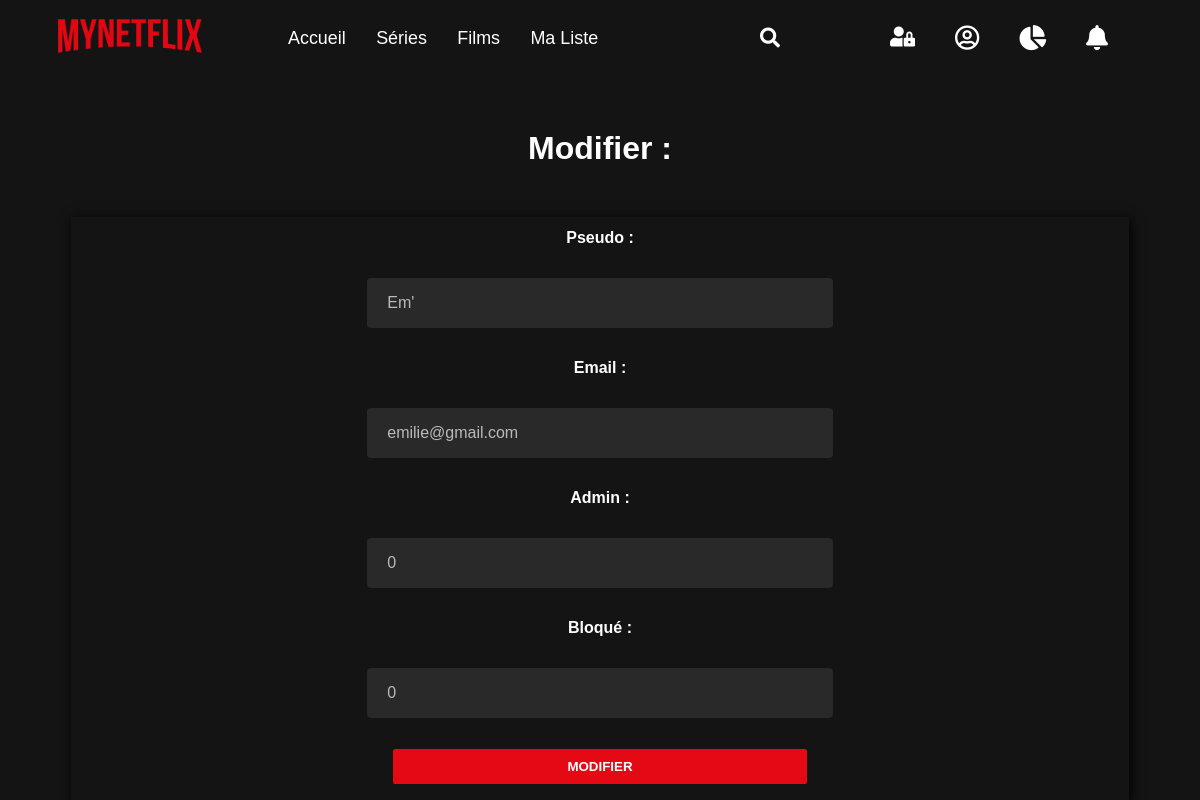
Page /gestion_user.php?action=majUser&id=32 (signed in) on the committed database.
### tables this page shows
CREATE TABLE IF NOT EXISTS `membres` (
  `id` int(11) NOT NULL AUTO_INCREMENT,
  `pseudo` varchar(50) NOT NULL,
  `email` varchar(255) NOT NULL,
  `password` varchar(50) NOT NULL,
  `date_creation` datetime NOT NULL DEFAULT CURRENT_TIMESTAMP,
  `blocked` tinyint(1) NOT NULL DEFAULT '0',
  `admin` tinyint(1) NOT NULL DEFAULT '0',
  PRIMARY KEY (`id`)
);

### gestion_user.php (the view, shortened to what this page needs)
<!DOCTYPE html>
<html lang="fr">
<head>
    <link rel="stylesheet" href="https://cdnjs.cloudflare.com/ajax/libs/font-awesome/5.8.2/css/all.min.css" />
</head>
<body>
<?php
require_once('nav-fonction.php');
echo '<br>';
if(!empty($_GET['action']))
{
    if(!empty($_GET['action'] == "majUser"))
    {
        $id = $_GET['id'];
        $sql = 'SELECT  pseudo, email, admin, blocked FROM membres WHERE id =?';
        $req = $bdd->prepare($sql);
        $req->execute(array($id));
        $ligne = $req->fetch();
        echo "<h1 class='slideInLeft'>Modifier : </h1>";
        echo '<form class="slideInLeft" method="post" action="gestion_user.php?action=majUserOk&id='.$id.'">';
        echo "<table style='border:hidden !important;'>
        <tr style='border:hidden !important; '><td ><b>Pseudo : </b></td></tr>
        <tr style='border:hidden !important; '><td><input type='text' name='pseudo' value=".$ligne['pseudo']."></td><tr>
        <tr style='border:hidden !important; '><td><b>Email : </b></td></tr>
       <tr style='border:hidden   !important; '> <td><input type='email' name='email' value=".$ligne['email']."></td></tr>
       <tr style='border:hidden !important; '><td><b> Admin : </b></td></tr>
       <tr style='border:hidden   !important; '> <td><input type='number' name='admin' value=".$ligne['admin']."></td></tr>
        <tr style='border:hidden !important; '><td><b> Bloqué : </b></td></tr>
        <tr style='border:hidden   !important; '> <td><input type='number' name='blocked' value=".$ligne['blocked']."></td></tr>
        <tr style='border:hidden !important; '><td><button type='submit'>Modifier</button></td></tr>
        </table>
        </form>
        ";
        exit();
    }
}
?>

### gestion_user.php (style rules this page uses)
* { padding : 0; margin:0; box-sizing:border-box; }
button { outline:none; }
body { background-color:#141414; font-family: Arial, Helvetica, sans-serif; }
td { width:15%; border:none; }
table { color:white; width:90%; margin : auto; border-collapse:collapse; box-shadow : 2px 2px 12px rgba(0,0,0,1); }
tr { transition : all .2s ease-in; cursor:pointer; }
th,td { padding:12px; text-align:center; }
h1 { color:white; text-align:center; margin:50px; }
input,textarea { opacity: .7; padding: 16px 20px; margin: 5px 0; border: none; font-size: 16px; color: white; background-color: #333; border-radius: 4px; outline: none; width: 45%; margin: 7px; }
button[type=submit] { background-color: #E50914; font-weight: 700; text-transform: uppercase; width:40%; color:white; padding:10px; margin-bottom:7px; border:hidden; border-radius:2px; }
.slideInLeft { animation-name: slideInLeft; animation-duration: 1s; animation-fill-mode: both; }

### rows in the picture
membres: pseudo "Em'", email "emilie@gmail.com", admin "0", blocked "0"
